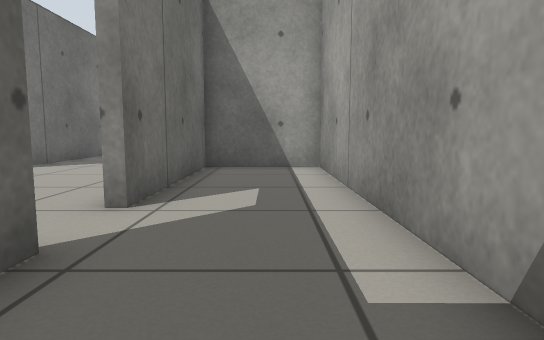
[1] (above)

19 first-person views from a walk through a robot-simulator world made for Gazebo. The camera is 0.5 m above the floor, tilts 6° down and sees 75° across. The floor is counted in squares, 0.5 m on a side. Each view is taken from the middle of a square. On the plan, view 1 faces up. The plan holds only what a view shows up to about 13 squares ahead; the rest is blank. Simple patterns stand in for the simulator's built-in surfaces.

[2]
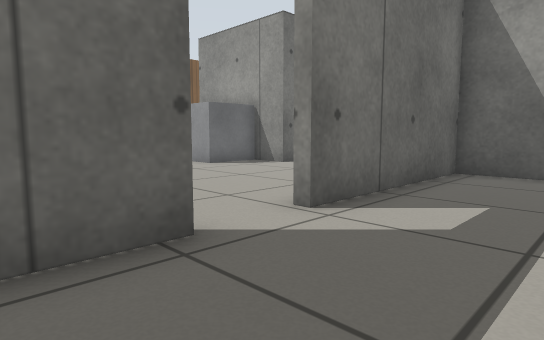

[3]
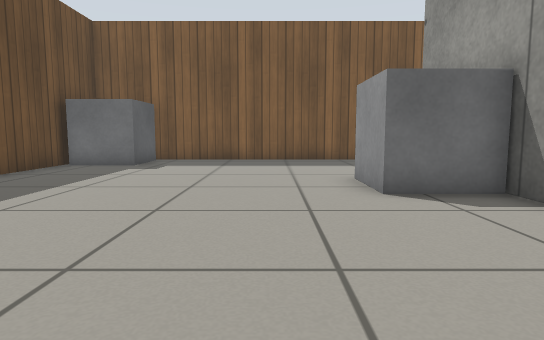

[4]
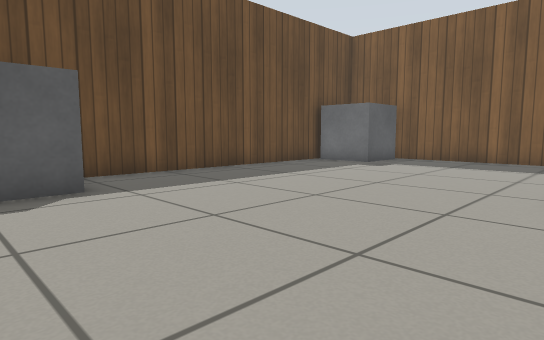

[5]
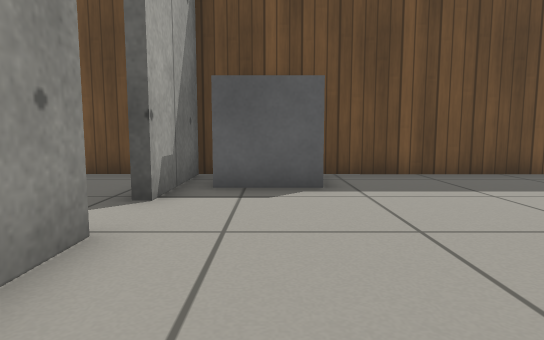

[6]
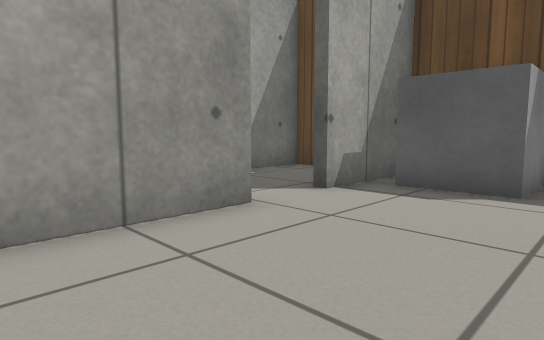

[7]
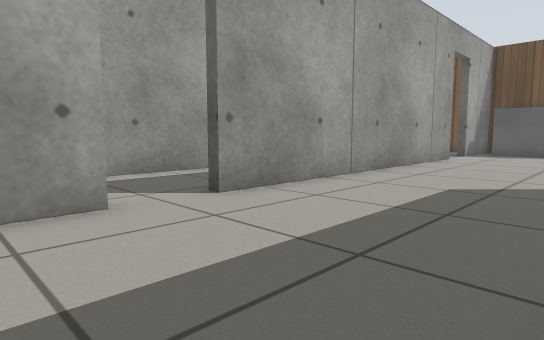

[8]
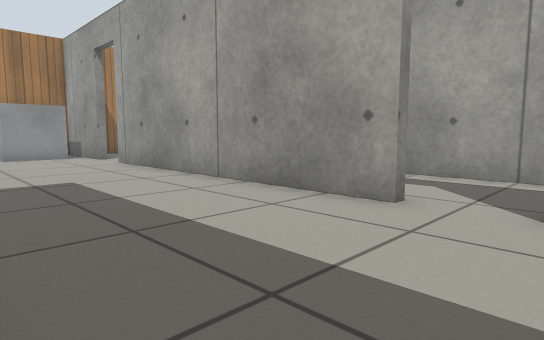

[9]
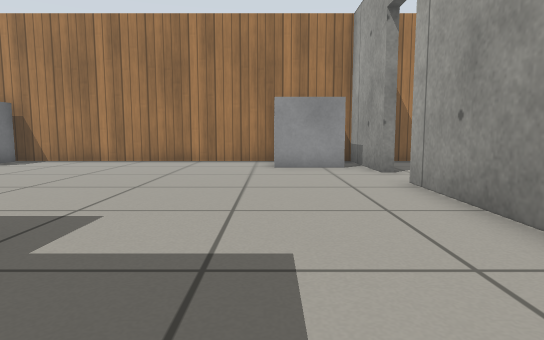

[10]
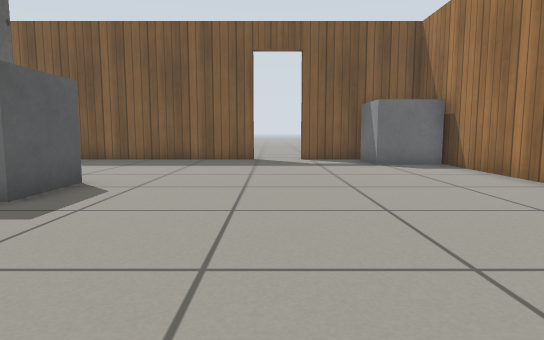

[11]
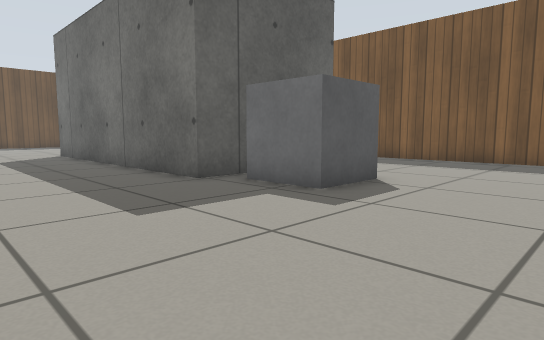

[12]
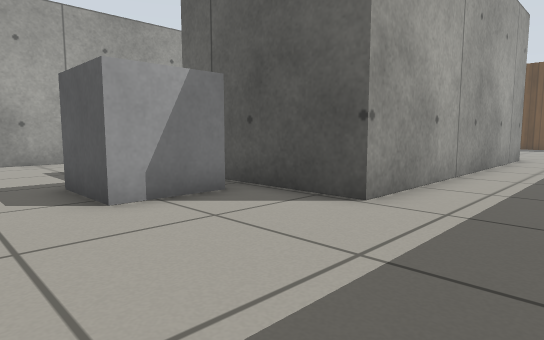

[13]
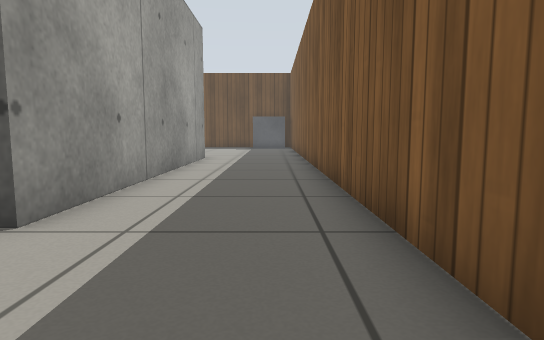

[14]
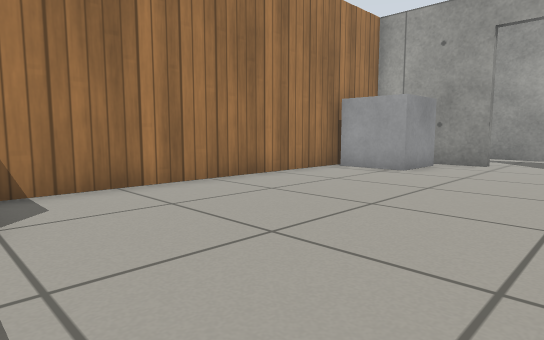

[15]
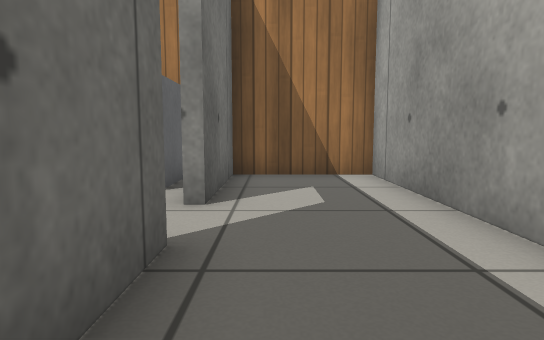

[16]
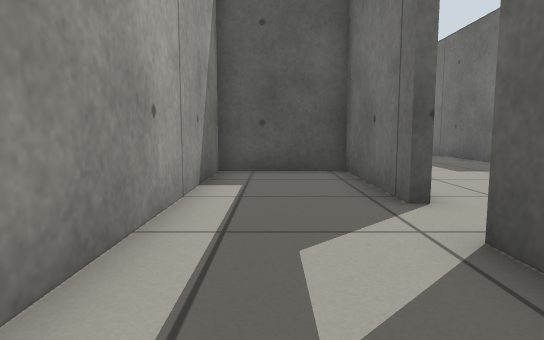

[17]
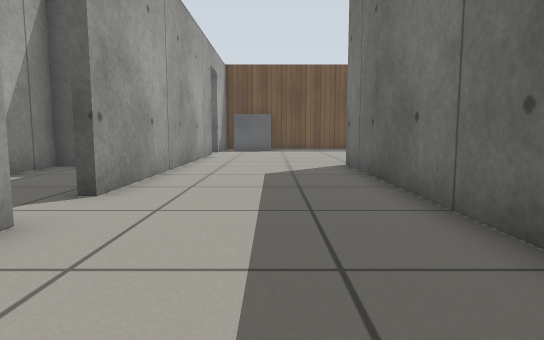

[18]
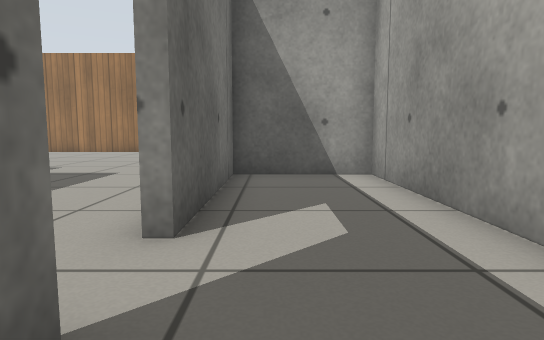

[19]
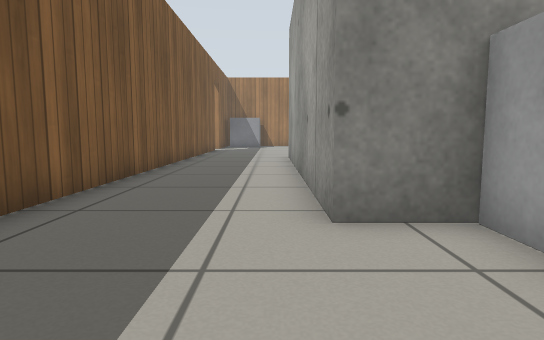

### Floor plan
Points are (right, up) in squares from view 1. A wall is a line through its corners. A room is listed if a view was taken in it or the views show most of it. See-through windows are left out.
Room 1 (views 1, 2)
walls: (-0.7, -0.5) (1.4, -0.5) (1.4, 10.3) (-1.9, 10.3) (-1.9, 4.6)
low walls: (-1.9, 2.9) (-1.9, 1.2)
ways out: open door at (-2, 3.5) to room 2
Room 2 (views 3, 4, 5, 6, 19)
walls: (-8.5, 9.9) (-12.3, 9.9); (-2.2, 4.6) (-2.2, 8.6); (-16.3, 9.5) (-16.3, -0.5) (-2.2, -0.5) (-2.2, 2.9)
ways out: open door at (-2, 3.5) to room 1; opening at (-14, 9) to room 3; opening at (-6, 8.1) to room 3
objects: grey box (-15, 0) to (-14, 2); grey box (-10, 8) to (-9, 9); grey box (-5, 0) to (-3, 1)
Room 3 (views 7, 8, 9, 10, 11, 12, 13, 14, 17)
walls: (-2.2, 17.2) (-2.2, 27.1); (-16.3, 26.4) (-16.3, 9.5); (-2.2, 28.8) (-2.2, 32.4); (-4.5, 32.4) (-13.5, 32.4); (-16.3, 31.4) (-16.3, 28); (-12.3, 9.9) (-12.3, 20.4) (-7.3, 20.4) (-7.3, 9.9) (-8.5, 9.9); (-2.2, 8.6) (-2.2, 15.5)
ways out: opening at (-14, 9) to room 2; opening at (-6, 8.1) to room 2; open door at (-2, 27.5) to room 4; open door at (-2, 16.5) to room 5; open door at (-16.3, 27.3)
objects: grey box (-15, 30) to (-14, 32); grey box (-10, 21) to (-8, 23); grey box (-5, 30) to (-3, 32)
Room 4 (views 15, 16)
walls: (-1.9, 27.1) (-1.9, 22.8) (1.4, 22.8) (1.4, 32.4) (-1.9, 32.4) (-1.9, 28.8)
ways out: open door at (-2, 27.5) to room 3
Room 5 (view 18)
walls: (0.7, 10.6) (1.4, 10.6) (1.4, 22.5) (-1.9, 22.5) (-1.9, 17.2)
ways out: open door at (-2, 16.5) to room 3

Where each view was taken, in squares from view 1:
view 1: 0 up, 0 right, facing up
view 2: 1 up, 1 right, facing up-left
view 3: 6 up, 3 left, facing left
view 4: 8 up, 3 left, facing down-left
view 5: 8 up, 4 left, facing down
view 6: 8 up, 6 left, facing down-right
view 7: 19 up, 7 left, facing down-right
view 8: 15 up, 7 left, facing up-right
view 9: 20 up, 5 left, facing up
view 10: 27 up, 3 left, facing left
view 11: 27 up, 3 left, facing down-left
view 12: 25 up, 15 left, facing down-right
view 13: 24 up, 15 left, facing down
view 14: 26 up, 14 left, facing up-right
view 15: 24 up, 1 left, facing up
view 16: 32 up, 0 right, facing down
view 17: 21 up, 5 left, facing down
view 18: 14 up, 1 left, facing up
view 19: 6 up, 13 left, facing up
